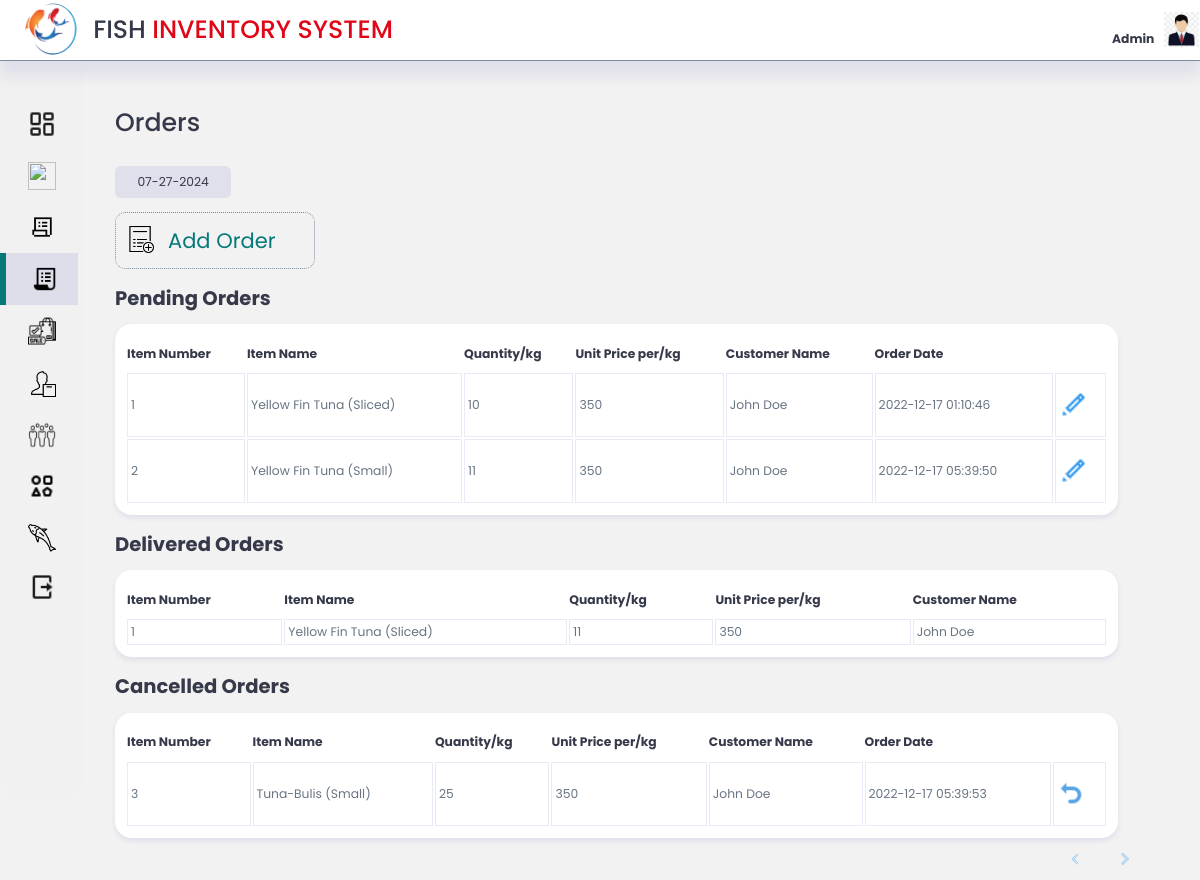
/Admin/inc/orders/orders.php, run on the app's committed database.
### tables this page shows
CREATE TABLE `orders` (
  `order_id` int(11) NOT NULL,
  `item_number` varchar(255) NOT NULL,
  `item_name` varchar(255) NOT NULL,
  `quantity` float NOT NULL,
  `unit_price` float NOT NULL,
  `total_cost` float NOT NULL,
  `customer_name` varchar(255) NOT NULL,
  `order_date` timestamp NOT NULL DEFAULT current_timestamp() ON UPDATE current_timestamp(),
  `status` varchar(50) NOT NULL
);

### Admin/inc/orders/orders.php (the view, shortened to what this page needs)
<?php
include '../connection/db-user.php';
$per_page = 5;
$page = isset($_GET['page']) ? (int)$_GET['page'] : 1;
$start = ($page - 1) * $per_page;
$prev_page = $page - 1;
$next_page = $page + 1;
$pending_order = mysqli_query($conn, "SELECT * FROM orders WHERE status = 'pending' LIMIT $start, $per_page;;");
$out_order = mysqli_query($conn, "SELECT * FROM orders WHERE status = 'delivered' LIMIT $start, $per_page;;");
$cancelled = mysqli_query($conn, "SELECT * FROM orders WHERE status = 'cancelled' LIMIT $start, $per_page;");
?>
<!DOCTYPE html>
<html lang="en">
<head>
    <link rel="stylesheet" href="../../css/style.css">
</head>
<body>
<div class="top">
        <div class="logo">
            <img src="../../icons/fishlogo.png" alt="">
            <h1>FISH <span class="danger">INVENTORY SYSTEM</span></h1>
        </div>
        <div class="profile">
            <div class="admin-name">
                <div class="admin">
                    <br>
                    <span class="hovertext" data-hover= "Edit Admin"><a href="../../admin-update.php"><b class="text-muted">Admin</b></a></span>
                </div>
            </div>
            <div class="profile-photo">
                <a class="hovertext" href="admin-update.php" data-hover= "Edit Admin"><img src="../../icons/admin-logo.jpg" alt="pic"></a>
            </div>
        </div>
    </div>
<div class="container">
    <aside>
            <div class="nav">
                <a id="dashboard" class= "not-active" href="../../index.php"><span ><img  src="../../icons/icons8-dashboard-layout-24.png" alt=""></span><h3>Dashboard</h3></a>
                <a id="inventory"class= "not-active"  href="../../inc/inventory/inventory.php"><span ><img src="../../icons/icons8-in-inventory-30.png" alt=""></span><h3 >Inventory</h3></a>
                <a id="purchase" class= "not-active" href="../../inc/purchase/purchase.php"><span ><img src="../../icons/icons8-purchase-order-32.png" alt=""></span><h3>Purchase</h3></a>
                <a id="orders" class= "active" href="../../inc/orders/orders.php"><span ><img src="../../icons/icons8-purchase-order-30.png" alt=""></span><h3>Orders</h3></a>
                <a id="sale" class= "not-active" href="../../inc/sale/sale.php"><span ><img src="../../icons/icons8-purchase-64.png" alt=""></span><h3>Sale</h3></a>
                <a id="supplier" class= "not-active" href="../../inc/suppliers/supplier.php"><span ><img src="../../icons/icons8-supplier-50.png" alt=""></span><h3>Suppliers</h3></a>
                <a id="customer" class= "not-active" href="../../inc/customer/customer.php"><span ><img src="../../icons/icons8-customers-64.png" alt=""></span><h3>Customers</h3></a>
                <a id="category" class= "not-active" href="../../inc/category/category.php"><span ><img src="../../icons/icons8-diversity-24.png" alt=""></span><h3>Category</h3></a>
                <a id="gallery" class= "not-active" href="../../inc/gallery/gallery.php"><span ><img src="../../icons/icons8-top-view-fish-50.png" alt=""></span><h3>Gallery</h3></a>
                <a href="../../logout.php"><span ><img src="../../icons/icons8-logout-24.png" alt=""></span><h3 class='danger'>Logout</h3></a>
            </div>
    </aside>
<main>
<div class="orders">
        <h1>Orders</h1>
        <div class="date">
        <?php
        $date = date('m-d-Y');
        echo $date;
        ?>
        </div>
        <div class="table">
        <a href="#"><label class="btn" for="modal-2"><img src="../../icons/icons8-create-order-50.png" alt=""> Add Order</label></a>
        </div>
        <div class="table">
            <h2>Pending Orders</h2>
            <table>
                <thead>
                    <tr>
                        <th>Item Number</th>
                        <th>Item Name</th>
                        <th>Quantity/kg</th>
                        <th>Unit Price per/kg</th>
                        <th>Customer Name</th>
                        <th>Order Date</th>
                    </tr>
                </thead>
                <tbody>
                    <?php while ($order = mysqli_fetch_assoc($pending_order)) { ?>
                    <tr>
                        <td><?php echo $order['item_number']; ?></td>
                        <td><?php echo $order['item_name']; ?></td>
                        <td><?php echo $order['quantity']; ?></td>
                        <td><?php echo $order['unit_price']; ?></td>
                        <td><?php echo $order['customer_name']; ?></td>
                        <td><?php echo $order['order_date']; ?></td>
                        <td class="success"><a  href="editorders.php?id=<?php echo $order['order_id']; ?>"  ><img src="../../icons/icons8-pencil-24.png" alt="edit"></a></td>
                    </tr>
                    <?php } ?>
                </tbody>
            </table>
        </div>
        <div class="table">
            <h2>Delivered Orders</h2>
            <table>
                <thead>
                    <tr>
                        <th>Item Number</th>
                        <th>Item Name</th>
                        <th>Quantity/kg</th>
                        <th>Unit Price per/kg</th>
                        <th>Customer Name</th>
                    </tr>
                </thead>
                <tbody>
                    <?php while ($item_result = mysqli_fetch_assoc($out_order)) { ?>
                    <tr>
                        <td><?php echo $item_result['item_number']; ?></td>
                        <td><?php echo $item_result['item_name']; ?></td>
                        <td><?php echo $item_result['quantity']; ?></td>
                        <td><?php echo $item_result['unit_price']; ?></td>
                        <td><?php echo $item_result['customer_name']; ?></td>
                    </tr>
                    <?php } ?>
                </tbody>
            </table>
        </div>
        <div class="table">
            <h2>Cancelled Orders</h2>
            <table>
                <thead>
                    <tr>
                        <th>Item Number</th>
                        <th>Item Name</th>
                        <th>Quantity/kg</th>
                        <th>Unit Price per/kg</th>
                        <th>Customer Name</th>
                        <th>Order Date</th>
                    </tr>
                </thead>
                <tbody>
                    <?php while ($cancell = mysqli_fetch_assoc($cancelled)) { ?>
                    <tr>
                        <td><?php echo $cancell['item_number']; ?></td>
                        <td><?php echo $cancell['item_name']; ?></td>
                        <td><?php echo $cancell['quantity']; ?></td>
                        <td><?php echo $cancell['unit_price']; ?></td>
                        <td><?php echo $cancell['customer_name']; ?></td>
                        <td><?php echo $cancell['order_date']; ?></td>
                        <td class="danger" ><a href="cancelOrder.php?undo=<?php echo $cancell['order_id']; ?>" ><img src="../../icons/icons8-undo-30.png" alt="undo"></a></td>
                    </tr>
                    <?php } ?>
                </tbody>
            </table>
            <div class="pagination">
                <?php
                echo "<a class='pagination-link' href='?page=$prev_page'><img src='../../icons/icons8-prev-100.png' alt='prev'></a><a class='pagination-link' href='?page=$next_page'><img src='../../icons/icons8-forward-80.png' alt='forward'></a> ";
                ?>
                </div>
        </div>
</div>
</main>
</body>
</html>

### data on the page
orders: item_number "1", item_name "Yellow Fin Tuna (Sliced)", quantity "10", unit_price "350", customer_name "John Doe", order_date "2022-12-17 01:10:46"
orders: item_number "2", item_name "Yellow Fin Tuna (Small)", quantity "11", unit_price "350", customer_name "John Doe", order_date "2022-12-17 05:39:50"
orders: item_number "1", item_name "Yellow Fin Tuna (Sliced)", quantity "11", unit_price "350", customer_name "John Doe"
orders: item_number "3", item_name "Tuna-Bulis (Small)", quantity "25", unit_price "350", customer_name "John Doe", order_date "2022-12-17 05:39:53"
